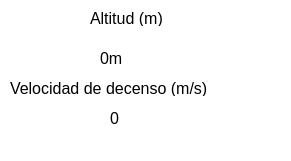
   <widget class="QWidget" name="widget" native="true">
    <property name="geometry">
     <rect>
      <x>10</x>
      <y>10</y>
      <width>291</width>
      <height>161</height>
     </rect>
    </property>
    <property name="palette">
     <palette>
      <active>
       <colorrole role="WindowText">
        <brush brushstyle="SolidPattern">
         <color alpha="255">
          <red>0</red>
          <green>0</green>
          <blue>0</blue>
         </color>
        </brush>
       </colorrole>
       <colorrole role="Button">
        <brush brushstyle="SolidPattern">
         <color alpha="255">
          <red>255</red>
          <green>255</green>
          <blue>255</blue>
         </color>
        </brush>
       </colorrole>
       <colorrole role="Light">
        <brush brushstyle="SolidPattern">
         <color alpha="255">
          <red>255</red>
          <green>255</green>
          <blue>255</blue>
         </color>
        </brush>
       </colorrole>
       <colorrole role="Midlight">
        <brush brushstyle="SolidPattern">
         <color alpha="255">
          <red>255</red>
          <green>255</green>
          <blue>255</blue>
         </color>
        </brush>
       </colorrole>
       <colorrole role="Dark">
        <brush brushstyle="SolidPattern">
         <color alpha="255">
          <red>127</red>
          <green>127</green>
          <blue>127</blue>
         </color>
        </brush>
       </colorrole>
       <colorrole role="Mid">
        <brush brushstyle="SolidPattern">
         <color alpha="255">
          <red>170</red>
          <green>170</green>
          <blue>170</blue>
         </color>
        </brush>
       </colorrole>
       <colorrole role="Text">
        <brush brushstyle="SolidPattern">
         <color alpha="255">
          <red>0</red>
          <green>0</green>
          <blue>0</blue>
         </color>
        </brush>
       </colorrole>
       <colorrole role="BrightText">
        <brush brushstyle="SolidPattern">
         <color alpha="255">
          <red>255</red>
          <green>255</green>
          <blue>255</blue>
         </color>
        </brush>
       </colorrole>
       <colorrole role="ButtonText">
        <brush brushstyle="SolidPattern">
         <color alpha="255">
          <red>0</red>
          <green>0</green>
          <blue>0</blue>
         </color>
        </brush>
       </colorrole>
       <colorrole role="Base">
        <brush brushstyle="SolidPattern">
         <color alpha="255">
          <red>255</red>
          <green>255</green>
          <blue>255</blue>
         </color>
        </brush>
       </colorrole>
       <colorrole role="Window">
        <brush brushstyle="SolidPattern">
         <color alpha="255">
          <red>255</red>
          <green>255</green>
          <blue>255</blue>
         </color>
        </brush>
       </colorrole>
       <colorrole role="Shadow">
        <brush brushstyle="SolidPattern">
         <color alpha="255">
          <red>0</red>
          <green>0</green>
          <blue>0</blue>
         </color>
        </brush>
       </colorrole>
       <colorrole role="Highlight">
        <brush brushstyle="SolidPattern">
         <color alpha="255">
          <red>110</red>
          <green>215</green>
          <blue>123</blue>
         </color>
        </brush>
       </colorrole>
       <colorrole role="AlternateBase">
        <brush brushstyle="SolidPattern">
         <color alpha="255">
          <red>255</red>
          <green>255</green>
          <blue>255</blue>
         </color>
        </brush>
       </colorrole>
       <colorrole role="ToolTipBase">
        <brush brushstyle="SolidPattern">
         <color alpha="255">
          <red>255</red>
          <green>255</green>
          <blue>220</blue>
         </color>
        </brush>
       </colorrole>
       <colorrole role="ToolTipText">
        <brush brushstyle="SolidPattern">
         <color alpha="255">
          <red>0</red>
          <green>0</green>
          <blue>0</blue>
         </color>
        </brush>
       </colorrole>
       <colorrole role="PlaceholderText">
        <brush brushstyle="SolidPattern">
         <color alpha="128">
          <red>0</red>
          <green>0</green>
          <blue>0</blue>
         </color>
        </brush>
       </colorrole>
      </active>
      <inactive>
       <colorrole role="WindowText">
        <brush brushstyle="SolidPattern">
         <color alpha="255">
          <red>0</red>
          <green>0</green>
          <blue>0</blue>
         </color>
        </brush>
       </colorrole>
       <colorrole role="Button">
        <brush brushstyle="SolidPattern">
         <color alpha="255">
          <red>255</red>
          <green>255</green>
          <blue>255</blue>
         </color>
        </brush>
       </colorrole>
       <colorrole role="Light">
        <brush brushstyle="SolidPattern">
         <color alpha="255">
          <red>255</red>
          <green>255</green>
          <blue>255</blue>
         </color>
        </brush>
       </colorrole>
       <colorrole role="Midlight">
        <brush brushstyle="SolidPattern">
         <color alpha="255">
          <red>255</red>
          <green>255</green>
          <blue>255</blue>
         </color>
        </brush>
       </colorrole>
       <colorrole role="Dark">
        <brush brushstyle="SolidPattern">
         <color alpha="255">
          <red>127</red>
          <green>127</green>
          <blue>127</blue>
         </color>
        </brush>
       </colorrole>
       <colorrole role="Mid">
        <brush brushstyle="SolidPattern">
         <color alpha="255">
          <red>170</red>
          <green>170</green>
          <blue>170</blue>
         </color>
        </brush>
       </colorrole>
       <colorrole role="Text">
        <brush brushstyle="SolidPattern">
         <color alpha="255">
          <red>0</red>
          <green>0</green>
          <blue>0</blue>
         </color>
        </brush>
       </colorrole>
       <colorrole role="BrightText">
        <brush brushstyle="SolidPattern">
         <color alpha="255">
          <red>255</red>
          <green>255</green>
          <blue>255</blue>
         </color>
        </brush>
       </colorrole>
       <colorrole role="ButtonText">
        <brush brushstyle="SolidPattern">
         <color alpha="255">
          <red>0</red>
          <green>0</green>
          <blue>0</blue>
         </color>
        </brush>
       </colorrole>
       <colorrole role="Base">
        <brush brushstyle="SolidPattern">
         <color alpha="255">
          <red>255</red>
          <green>255</green>
          <blue>255</blue>
         </color>
        </brush>
       </colorrole>
       <colorrole role="Window">
        <brush brushstyle="SolidPattern">
         <color alpha="255">
          <red>255</red>
          <green>255</green>
          <blue>255</blue>
         </color>
        </brush>
       </colorrole>
       <colorrole role="Shadow">
        <brush brushstyle="SolidPattern">
         <color alpha="255">
          <red>0</red>
          <green>0</green>
          <blue>0</blue>
         </color>
        </brush>
       </colorrole>
       <colorrole role="Highlight">
        <brush brushstyle="SolidPattern">
         <color alpha="255">
          <red>110</red>
          <green>215</green>
          <blue>123</blue>
         </color>
        </brush>
       </colorrole>
       <colorrole role="AlternateBase">
        <brush brushstyle="SolidPattern">
         <color alpha="255">
          <red>255</red>
          <green>255</green>
          <blue>255</blue>
         </color>
        </brush>
       </colorrole>
       <colorrole role="ToolTipBase">
        <brush brushstyle="SolidPattern">
         <color alpha="255">
          <red>255</red>
          <green>255</green>
          <blue>220</blue>
         </color>
        </brush>
       </colorrole>
       <colorrole role="ToolTipText">
        <brush brushstyle="SolidPattern">
         <color alpha="255">
          <red>0</red>
          <green>0</green>
          <blue>0</blue>
         </color>
        </brush>
       </colorrole>
       <colorrole role="PlaceholderText">
        <brush brushstyle="SolidPattern">
         <color alpha="128">
          <red>0</red>
          <green>0</green>
          <blue>0</blue>
         </color>
        </brush>
       </colorrole>
      </inactive>
      <disabled>
       <colorrole role="WindowText">
        <brush brushstyle="SolidPattern">
         <color alpha="255">
          <red>127</red>
          <green>127</green>
          <blue>127</blue>
         </color>
        </brush>
       </colorrole>
       <colorrole role="Button">
        <brush brushstyle="SolidPattern">
         <color alpha="255">
          <red>255</red>
          <green>255</green>
          <blue>255</blue>
         </color>
        </brush>
       </colorrole>
       <colorrole role="Light">
        <brush brushstyle="SolidPattern">
         <color alpha="255">
          <red>255</red>
          <green>255</green>
          <blue>255</blue>
         </color>
        </brush>
       </colorrole>
       <colorrole role="Midlight">
        <brush brushstyle="SolidPattern">
         <color alpha="255">
          <red>255</red>
          <green>255</green>
          <blue>255</blue>
         </color>
        </brush>
       </colorrole>
       <colorrole role="Dark">
        <brush brushstyle="SolidPattern">
         <color alpha="255">
          <red>127</red>
          <green>127</green>
          <blue>127</blue>
         </color>
        </brush>
       </colorrole>
       <colorrole role="Mid">
        <brush brushstyle="SolidPattern">
         <color alpha="255">
          <red>170</red>
          <green>170</green>
          <blue>170</blue>
         </color>
        </brush>
       </colorrole>
       <colorrole role="Text">
        <brush brushstyle="SolidPattern">
         <color alpha="255">
          <red>127</red>
          <green>127</green>
          <blue>127</blue>
         </color>
        </brush>
       </colorrole>
       <colorrole role="BrightText">
        <brush brushstyle="SolidPattern">
         <color alpha="255">
          <red>255</red>
          <green>255</green>
          <blue>255</blue>
         </color>
        </brush>
       </colorrole>
       <colorrole role="ButtonText">
        <brush brushstyle="SolidPattern">
         <color alpha="255">
          <red>127</red>
          <green>127</green>
          <blue>127</blue>
         </color>
        </brush>
       </colorrole>
       <colorrole role="Base">
        <brush brushstyle="SolidPattern">
         <color alpha="255">
          <red>255</red>
          <green>255</green>
          <blue>255</blue>
         </color>
        </brush>
       </colorrole>
       <colorrole role="Window">
        <brush brushstyle="SolidPattern">
         <color alpha="255">
          <red>255</red>
          <green>255</green>
          <blue>255</blue>
         </color>
        </brush>
       </colorrole>
       <colorrole role="Shadow">
        <brush brushstyle="SolidPattern">
         <color alpha="255">
          <red>0</red>
          <green>0</green>
          <blue>0</blue>
         </color>
        </brush>
       </colorrole>
       <colorrole role="Highlight">
        <brush brushstyle="SolidPattern">
         <color alpha="255">
          <red>0</red>
          <green>120</green>
          <blue>215</blue>
         </color>
        </brush>
       </colorrole>
       <colorrole role="AlternateBase">
        <brush brushstyle="SolidPattern">
         <color alpha="255">
          <red>255</red>
          <green>255</green>
          <blue>255</blue>
         </color>
        </brush>
       </colorrole>
       <colorrole role="ToolTipBase">
        <brush brushstyle="SolidPattern">
         <color alpha="255">
          <red>255</red>
          <green>255</green>
          <blue>220</blue>
         </color>
        </brush>
       </colorrole>
       <colorrole role="ToolTipText">
        <brush brushstyle="SolidPattern">
         <color alpha="255">
          <red>0</red>
          <green>0</green>
          <blue>0</blue>
         </color>
        </brush>
       </colorrole>
       <colorrole role="PlaceholderText">
        <brush brushstyle="SolidPattern">
         <color alpha="128">
          <red>0</red>
          <green>0</green>
          <blue>0</blue>
         </color>
        </brush>
       </colorrole>
      </disabled>
     </palette>
    </property>
    <property name="font">
     <font>
      <weight>50</weight>
      <italic>false</italic>
      <bold>false</bold>
     </font>
    </property>
    <property name="statusTip">
     <string/>
    </property>
    <property name="accessibleName">
     <string/>
    </property>
    <widget class="QLabel" name="label">
     <property name="geometry">
      <rect>
       <x>90</x>
       <y>10</y>
       <width>101</width>
       <height>16</height>
      </rect>
     </property>
     <property name="font">
      <font>
       <family>Arial</family>
       <pointsize>12</pointsize>
      </font>
     </property>
     <property name="text">
      <string>Altitud (m)</string>
     </property>
    </widget>
    <widget class="QLabel" name="Txaltitud">
     <property name="geometry">
      <rect>
       <x>100</x>
       <y>50</y>
       <width>55</width>
       <height>16</height>
      </rect>
     </property>
     <property name="font">
      <font>
       <family>Arial</family>
       <pointsize>12</pointsize>
      </font>
     </property>
     <property name="text">
      <string>0m</string>
     </property>
    </widget>
    <widget class="QLabel" name="label_2">
     <property name="geometry">
      <rect>
       <x>10</x>
       <y>80</y>
       <width>251</width>
       <height>16</height>
      </rect>
     </property>
     <property name="font">
      <font>
       <family>Arial</family>
       <pointsize>12</pointsize>
      </font>
     </property>
     <property name="text">
      <string>Velocidad de decenso (m/s)</string>
     </property>
    </widget>
    <widget class="QLabel" name="TxDescenso">
     <property name="geometry">
      <rect>
       <x>110</x>
       <y>110</y>
       <width>55</width>
       <height>16</height>
      </rect>
     </property>
     <property name="font">
      <font>
       <family>Arial</family>
       <pointsize>12</pointsize>
      </font>
     </property>
     <property name="text">
      <string>0</string>
     </property>
    </widget>
    <widget class="QLabel" name="label_9">
     <property name="geometry">
      <rect>
       <x>210</x>
       <y>10</y>
       <width>71</width>
       <height>71</height>
      </rect>
     </property>
     <property name="text">
      <string/>
     </property>
    </widget>
    <widget class="QWidget" name="widget_5" native="true">
     <property name="geometry">
      <rect>
       <x>180</x>
       <y>160</y>
       <width>291</width>
       <height>161</height>
      </rect>
     </property>
     <property name="palette">
      <palette>
       <active>
        <colorrole role="WindowText">
         <brush brushstyle="SolidPattern">
          <color alpha="255">
           <red>0</red>
           <green>0</green>
           <blue>0</blue>
          </color>
         </brush>
        </colorrole>
        <colorrole role="Button">
         <brush brushstyle="SolidPattern">
          <color alpha="255">
           <red>255</red>
           <green>255</green>
           <blue>255</blue>
          </color>
         </brush>
        </colorrole>
        <colorrole role="Light">
         <brush brushstyle="SolidPattern">
          <color alpha="255">
           <red>255</red>
           <green>255</green>
           <blue>255</blue>
          </color>
         </brush>
        </colorrole>
        <colorrole role="Midlight">
         <brush brushstyle="SolidPattern">
          <color alpha="255">
           <red>255</red>
           <green>255</green>
           <blue>255</blue>
          </color>
         </brush>
        </colorrole>
        <colorrole role="Dark">
         <brush brushstyle="SolidPattern">
          <color alpha="255">
           <red>127</red>
           <green>127</green>
           <blue>127</blue>
          </color>
         </brush>
        </colorrole>
        <colorrole role="Mid">
         <brush brushstyle="SolidPattern">
          <color alpha="255">
           <red>170</red>
           <green>170</green>
           <blue>170</blue>
          </color>
         </brush>
        </colorrole>
        <colorrole role="Text">
         <brush brushstyle="SolidPattern">
          <color alpha="255">
           <red>0</red>
           <green>0</green>
           <blue>0</blue>
          </color>
         </brush>
        </colorrole>
        <colorrole role="BrightText">
         <brush brushstyle="SolidPattern">
          <color alpha="255">
           <red>255</red>
           <green>255</green>
           <blue>255</blue>
          </color>
         </brush>
        </colorrole>
        <colorrole role="ButtonText">
         <brush brushstyle="SolidPattern">
          <color alpha="255">
           <red>0</red>
           <green>0</green>
           <blue>0</blue>
          </color>
         </brush>
        </colorrole>
        <colorrole role="Base">
         <brush brushstyle="SolidPattern">
          <color alpha="255">
           <red>255</red>
           <green>255</green>
           <blue>255</blue>
          </color>
         </brush>
        </colorrole>
        <colorrole role="Window">
         <brush brushstyle="SolidPattern">
          <color alpha="255">
           <red>255</red>
           <green>255</green>
           <blue>255</blue>
          </color>
         </brush>
        </colorrole>
        <colorrole role="Shadow">
         <brush brushstyle="SolidPattern">
          <color alpha="255">
           <red>0</red>
           <green>0</green>
           <blue>0</blue>
          </color>
         </brush>
        </colorrole>
        <colorrole role="Highlight">
         <brush brushstyle="SolidPattern">
          <color alpha="255">
           <red>110</red>
           <green>215</green>
           <blue>123</blue>
          </color>
         </brush>
        </colorrole>
        <colorrole role="AlternateBase">
         <brush brushstyle="SolidPattern">
          <color alpha="255">
           <red>255</red>
           <green>255</green>
           <blue>255</blue>
          </color>
         </brush>
        </colorrole>
        <colorrole role="ToolTipBase">
         <brush brushstyle="SolidPattern">
          <color alpha="255">
           <red>255</red>
           <green>255</green>
           <blue>220</blue>
          </color>
         </brush>
        </colorrole>
        <colorrole role="ToolTipText">
         <brush brushstyle="SolidPattern">
          <color alpha="255">
           <red>0</red>
           <green>0</green>
           <blue>0</blue>
          </color>
         </brush>
        </colorrole>
        <colorrole role="PlaceholderText">
         <brush brushstyle="SolidPattern">
          <color alpha="128">
           <red>0</red>
           <green>0</green>
           <blue>0</blue>
          </color>
         </brush>
        </colorrole>
       </active>
       <inactive>
        <colorrole role="WindowText">
         <brush brushstyle="SolidPattern">
          <color alpha="255">
           <red>0</red>
           <green>0</green>
           <blue>0</blue>
          </color>
         </brush>
        </colorrole>
        <colorrole role="Button">
         <brush brushstyle="SolidPattern">
          <color alpha="255">
           <red>255</red>
           <green>255</green>
           <blue>255</blue>
          </color>
         </brush>
        </colorrole>
        <colorrole role="Light">
         <brush brushstyle="SolidPattern">
          <color alpha="255">
           <red>255</red>
           <green>255</green>
           <blue>255</blue>
          </color>
         </brush>
        </colorrole>
        <colorrole role="Midlight">
         <brush brushstyle="SolidPattern">
          <color alpha="255">
           <red>255</red>
           <green>255</green>
           <blue>255</blue>
          </color>
         </brush>
        </colorrole>
        <colorrole role="Dark">
         <brush brushstyle="SolidPattern">
          <color alpha="255">
           <red>127</red>
           <green>127</green>
           <blue>127</blue>
          </color>
         </brush>
        </colorrole>
        <colorrole role="Mid">
         <brush brushstyle="SolidPattern">
          <color alpha="255">
           <red>170</red>
           <green>170</green>
           <blue>170</blue>
          </color>
         </brush>
        </colorrole>
        <colorrole role="Text">
         <brush brushstyle="SolidPattern">
          <color alpha="255">
           <red>0</red>
           <green>0</green>
           <blue>0</blue>
          </color>
         </brush>
        </colorrole>
        <colorrole role="BrightText">
         <brush brushstyle="SolidPattern">
          <color alpha="255">
           <red>255</red>
           <green>255</green>
           <blue>255</blue>
          </color>
         </brush>
        </colorrole>
        <colorrole role="ButtonText">
         <brush brushstyle="SolidPattern">
          <color alpha="255">
           <red>0</red>
           <green>0</green>
           <blue>0</blue>
          </color>
         </brush>
        </colorrole>
        <colorrole role="Base">
         <brush brushstyle="SolidPattern">
          <color alpha="255">
           <red>255</red>
           <green>255</green>
           <blue>255</blue>
          </color>
         </brush>
        </colorrole>
        <colorrole role="Window">
         <brush brushstyle="SolidPattern">
          <color alpha="255">
           <red>255</red>
           <green>255</green>
           <blue>255</blue>
          </color>
         </brush>
        </colorrole>
        <colorrole role="Shadow">
         <brush brushstyle="SolidPattern">
          <color alpha="255">
           <red>0</red>
           <green>0</green>
           <blue>0</blue>
          </color>
         </brush>
        </colorrole>
        <colorrole role="Highlight">
         <brush brushstyle="SolidPattern">
          <color alpha="255">
           <red>110</red>
           <green>215</green>
           <blue>123</blue>
          </color>
         </brush>
        </colorrole>
        <colorrole role="AlternateBase">
         <brush brushstyle="SolidPattern">
          <color alpha="255">
           <red>255</red>
           <green>255</green>
           <blue>255</blue>
          </color>
         </brush>
        </colorrole>
        <colorrole role="ToolTipBase">
         <brush brushstyle="SolidPattern">
          <color alpha="255">
           <red>255</red>
           <green>255</green>
           <blue>220</blue>
          </color>
         </brush>
        </colorrole>
        <colorrole role="ToolTipText">
         <brush brushstyle="SolidPattern">
          <color alpha="255">
           <red>0</red>
           <green>0</green>
           <blue>0</blue>
          </color>
         </brush>
        </colorrole>
        <colorrole role="PlaceholderText">
         <brush brushstyle="SolidPattern">
          <color alpha="128">
           <red>0</red>
           <green>0</green>
           <blue>0</blue>
          </color>
         </brush>
        </colorrole>
       </inactive>
       <disabled>
        <colorrole role="WindowText">
         <brush brushstyle="SolidPattern">
          <color alpha="255">
           <red>127</red>
           <green>127</green>
           <blue>127</blue>
          </color>
         </brush>
        </colorrole>
        <colorrole role="Button">
         <brush brushstyle="SolidPattern">
          <color alpha="255">
           <red>255</red>
           <green>255</green>
           <blue>255</blue>
          </color>
         </brush>
        </colorrole>
        <colorrole role="Light">
         <brush brushstyle="SolidPattern">
          <color alpha="255">
           <red>255</red>
           <green>255</green>
           <blue>255</blue>
          </color>
         </brush>
        </colorrole>
        <colorrole role="Midlight">
         <brush brushstyle="SolidPattern">
          <color alpha="255">
           <red>255</red>
           <green>255</green>
           <blue>255</blue>
          </color>
         </brush>
        </colorrole>
        <colorrole role="Dark">
         <brush brushstyle="SolidPattern">
          <color alpha="255">
           <red>127</red>
           <green>127</green>
           <blue>127</blue>
          </color>
         </brush>
        </colorrole>
        <colorrole role="Mid">
         <brush brushstyle="SolidPattern">
          <color alpha="255">
           <red>170</red>
           <green>170</green>
           <blue>170</blue>
          </color>
         </brush>
        </colorrole>
        <colorrole role="Text">
         <brush brushstyle="SolidPattern">
          <color alpha="255">
           <red>127</red>
           <green>127</green>
           <blue>127</blue>
          </color>
         </brush>
        </colorrole>
        <colorrole role="BrightText">
         <brush brushstyle="SolidPattern">
          <color alpha="255">
           <red>255</red>
           <green>255</green>
           <blue>255</blue>
          </color>
         </brush>
        </colorrole>
        <colorrole role="ButtonText">
         <brush brushstyle="SolidPattern">
          <color alpha="255">
           <red>127</red>
           <green>127</green>
           <blue>127</blue>
          </color>
         </brush>
        </colorrole>
        <colorrole role="Base">
         <brush brushstyle="SolidPattern">
          <color alpha="255">
           <red>255</red>
           <green>255</green>
           <blue>255</blue>
          </color>
         </brush>
        </colorrole>
        <colorrole role="Window">
         <brush brushstyle="SolidPattern">
          <color alpha="255">
           <red>255</red>
           <green>255</green>
           <blue>255</blue>
          </color>
         </brush>
        </colorrole>
        <colorrole role="Shadow">
         <brush brushstyle="SolidPattern">
          <color alpha="255">
           <red>0</red>
           <green>0</green>
           <blue>0</blue>
          </color>
         </brush>
        </colorrole>
        <colorrole role="Highlight">
         <brush brushstyle="SolidPattern">
          <color alpha="255">
           <red>0</red>
           <green>120</green>
           <blue>215</blue>
          </color>
         </brush>
        </colorrole>
        <colorrole role="AlternateBase">
         <brush brushstyle="SolidPattern">
          <color alpha="255">
           <red>255</red>
           <green>255</green>
           <blue>255</blue>
          </color>
         </brush>
        </colorrole>
        <colorrole role="ToolTipBase">
         <brush brushstyle="SolidPattern">
          <color alpha="255">
           <red>255</red>
           <green>255</green>
           <blue>220</blue>
          </color>
         </brush>
        </colorrole>
        <colorrole role="ToolTipText">
         <brush brushstyle="SolidPattern">
          <color alpha="255">
           <red>0</red>
           <green>0</green>
           <blue>0</blue>
          </color>
         </brush>
        </colorrole>
        <colorrole role="PlaceholderText">
         <brush brushstyle="SolidPattern">
          <color alpha="128">
           <red>0</red>
           <green>0</green>
           <blue>0</blue>
          </color>
         </brush>
        </colorrole>
       </disabled>
      </palette>
     </property>
     <property name="font">
      <font>
       <weight>50</weight>
       <italic>false</italic>
       <bold>false</bold>
      </font>
     </property>
     <property name="statusTip">
      <string/>
     </property>
     <property name="accessibleName">
      <string/>
     </property>
     <widget class="QLabel" name="label_12">
      <property name="geometry">
       <rect>
        <x>90</x>
        <y>10</y>
        <width>101</width>
        <height>16</height>
       </rect>
      </property>
      <property name="font">
       <font>
        <family>Arial</family>
        <pointsize>12</pointsize>
       </font>
      </property>
      <property name="text">
       <string>Altitud (m)</string>
      </property>
     </widget>
     <widget class="QLabel" name="Txaltitud_4">
      <property name="geometry">
       <rect>
        <x>100</x>
        <y>50</y>
        <width>55</width>
        <height>16</height>
       </rect>
      </property>
      <property name="font">
       <font>
        <family>Arial</family>
        <pointsize>12</pointsize>
       </font>
      </property>
      <property name="text">
       <string>0m</string>
      </property>
     </widget>
     <widget class="QLabel" name="label_13">
      <property name="geometry">
       <rect>
        <x>10</x>
        <y>80</y>
        <width>251</width>
        <height>16</height>
       </rect>
      </property>
      <property name="font">
       <font>
        <family>Arial</family>
        <pointsize>12</pointsize>
       </font>
      </property>
      <property name="text">
       <string>Velocidad de decenso (m/s)</string>
      </property>
     </widget>
     <widget class="QLabel" name="TxDescenso_5">
      <property name="geometry">
       <rect>
        <x>110</x>
        <y>110</y>
        <width>55</width>
        <height>16</height>
       </rect>
      </property>
      <property name="font">
       <font>
        <family>Arial</family>
        <pointsize>12</pointsize>
       </font>
      </property>
      <property name="text">
       <string>0</string>
      </property>
     </widget>
     <widget class="QLabel" name="label_14">
      <property name="geometry">
       <rect>
        <x>210</x>
        <y>10</y>
        <width>71</width>
        <height>71</height>
       </rect>
      </property>
      <property name="text">
       <string/>
      </property>
     </widget>
    </widget>
   </widget>
